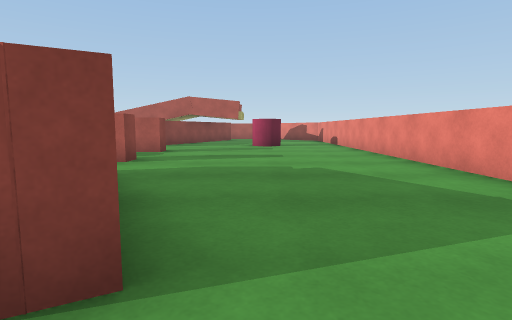
view 1 (above)

24 first-person views from a walk through a scene from a Unity 3-D project. The camera is 0.62 m above the floor, tilts 6° down and sees 80° across. The floor is counted in squares, 1 m on a side. Each view is taken from the middle of a square. On the plan, view 1 faces up. The plan holds only what a view shows up to about 9 squares ahead; the rest is blank. Surface patterns are stand-ins for the level's own textures.

view 2
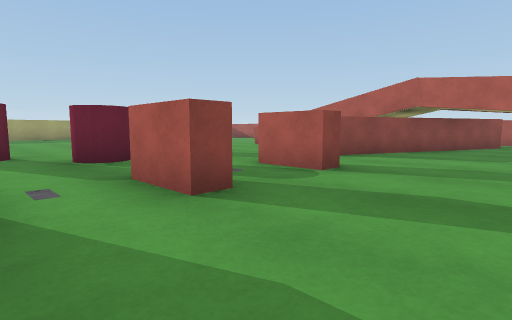

view 3
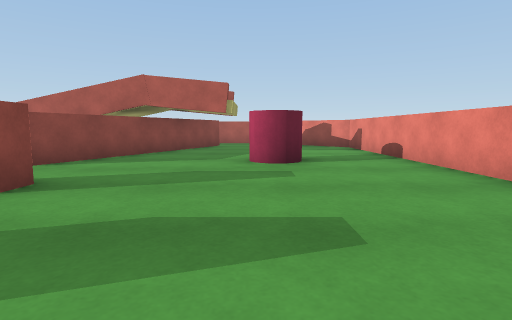

view 4
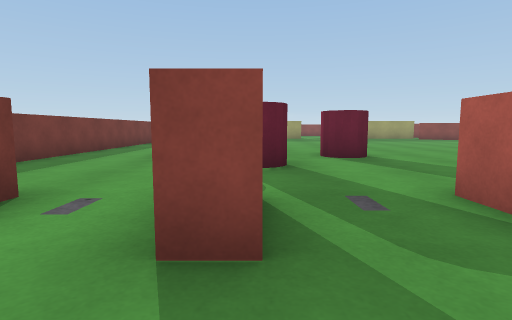

view 5
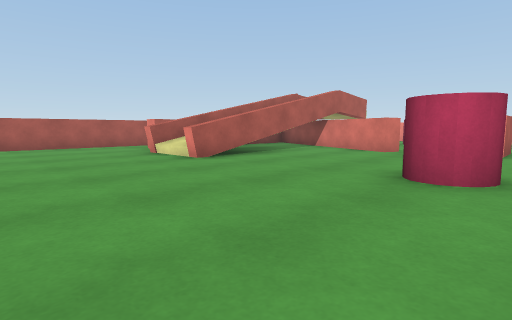

view 6
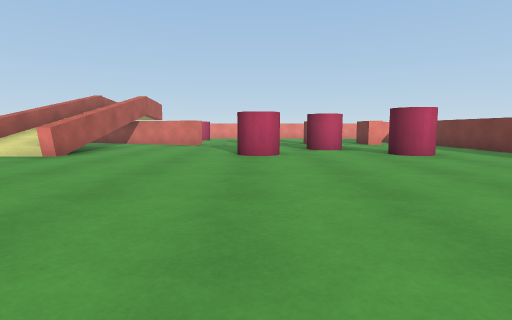

view 7
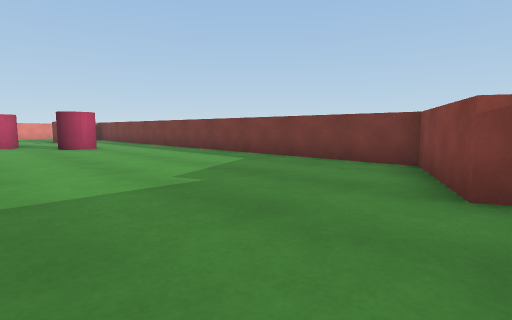

view 8
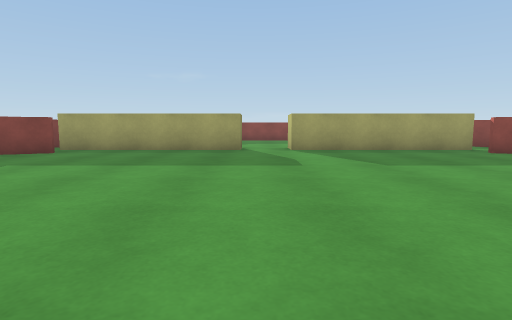

view 9
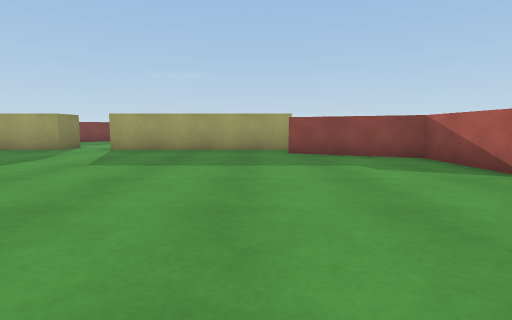

view 10
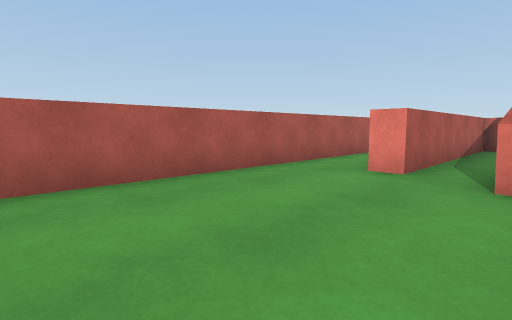

view 11
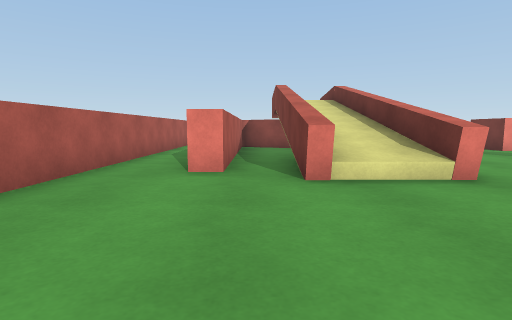

view 12
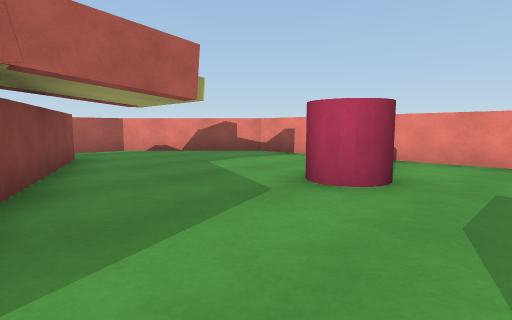

view 13
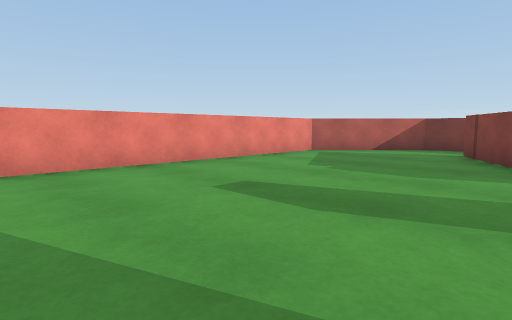

view 14
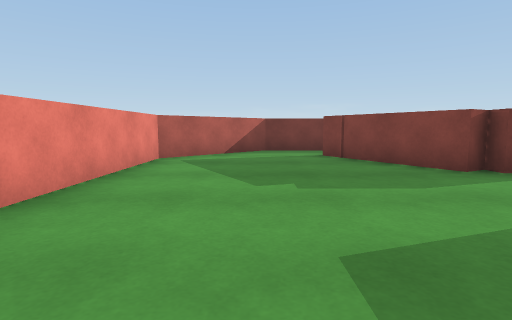

view 15
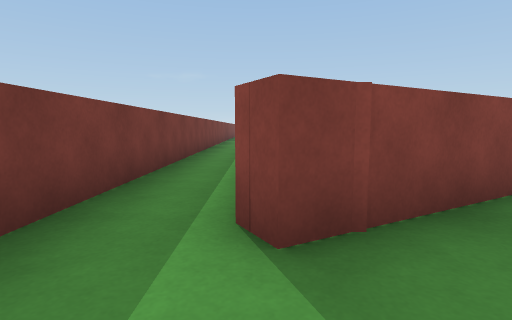

view 16
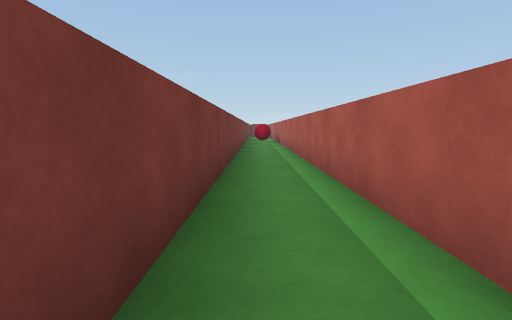

view 17
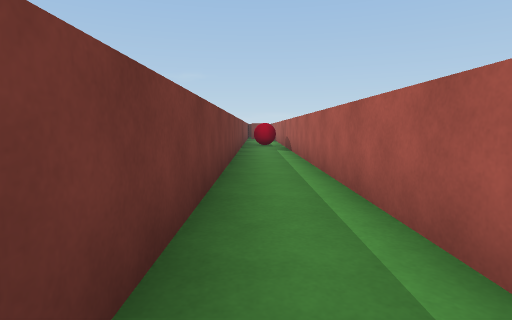

view 18
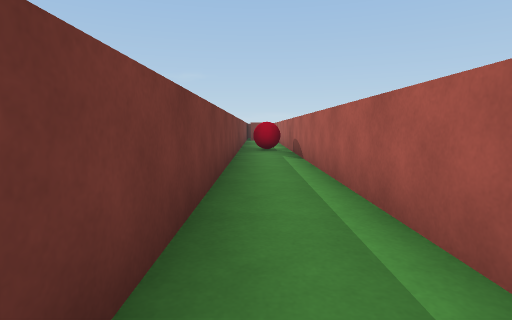

view 19
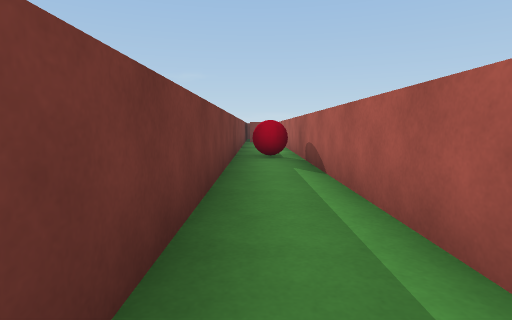

view 20
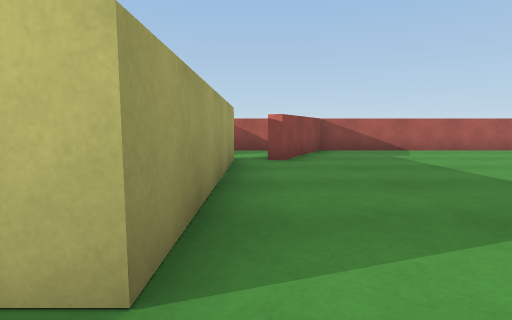

view 21
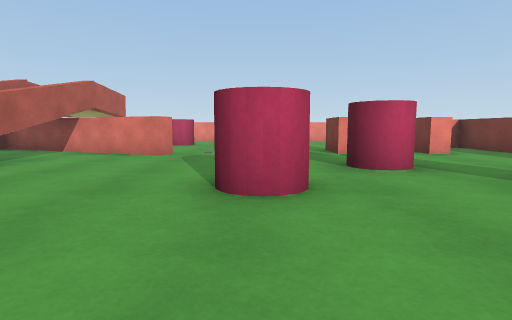

view 22
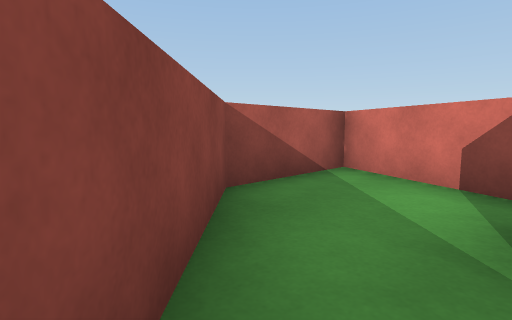

view 23
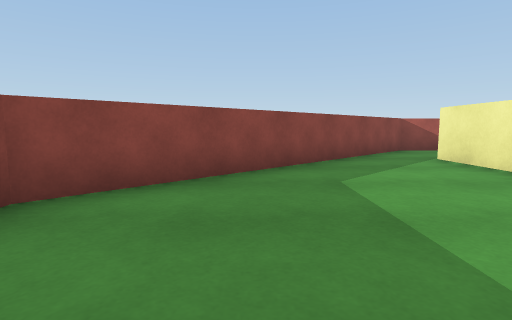

view 24
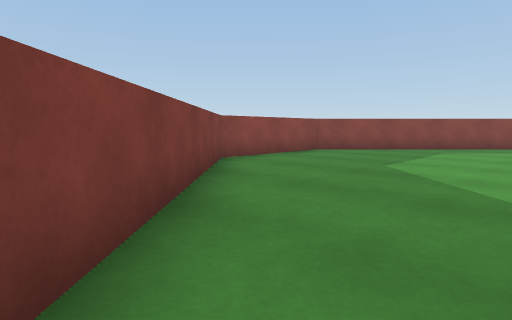

### Floor plan
Ten units are one square. View 1 is at (0, 0); x grows to the right and y downward. Boxes are objects, and circles mark ways between rooms. Rooms are numbered by the first view taken in them; rooms with no view inside come last. Other rooms are left out.
<svg viewBox="-255 -179 290 189">
<path fill="none" stroke="#000" d="M-8 -10 -170 -10M-5 -11 -10 -8M-166 5 7 5M-41 -123 -84 -123 -84 -144 -74 -144M-77 -155 -77 -160M-25 -34 -20 -37 -5 -11M-35 -17 -19 -17M-12 -159 -37 -100 -41 -102 -30 -128M-29 -174 -162 -174 -175 -148 -178 -150M-175 -40 -164 -17 -59 -17M-191 -86 -184 -86 -184 -35M-184 -150 -184 -100 -189 -100M7 5 30 -18 30 -148 3 -174 -9 -174M-194 -131 -194 -150M-206 -158 -250 -114 -250 -80 -210 -40M-74 -144 -44 -144M-30 -128 -20 -155 -77 -155M-176 -153 -166 -174 -190 -174 -206 -158"/>
<rect x="-155" y="-5" width="10" height="10" fill="#bbb"><title>red ball</title></rect>
<rect x="-85" y="-55" width="10" height="20" fill="#bbb"><title>cylinder</title></rect>
<rect x="-85" y="-85" width="10" height="10" fill="#bbb"><title>cylinder</title></rect>
<rect x="-65" y="-65" width="10" height="10" fill="#bbb"><title>cylinder</title></rect>
<rect x="-45" y="-85" width="20" height="10" fill="#bbb"><title>red block</title></rect>
<rect x="-35" y="-45" width="10" height="10" fill="#bbb"><title>red block</title></rect>
<rect x="-35" y="-65" width="10" height="10" fill="#bbb"><title>red block</title></rect>
<rect x="-5" y="-115" width="20" height="10" fill="#bbb"><title>cylinder</title></rect>
<circle cx="0" cy="0" r="3" fill="#2a7"/>
<circle cx="-190" cy="-90" r="3" fill="#2a7"/>
<circle cx="-70" cy="-150" r="3" fill="#2a7"/>
<circle cx="-180" cy="-150" r="3" fill="#2a7"/>
<circle cx="-200" cy="-160" r="3" fill="#2a7"/>
<text x="-80" y="0">1</text>
<text x="-80" y="-90">2</text>
<text x="-220" y="-100">3</text>
<text x="-50" y="-150">4</text>
<text x="-190" y="-160">5</text>
</svg>
Room 1 opens to room 2. Room 2 opens to room 3. Room 2 opens to room 4. Room 2 opens to room 5. Room 3 opens to room 5.

Where each view was taken, in squares from view 1:
view 1: 0 up, 0 right, facing up
view 2: 4 up, 0 right, facing up-left
view 3: 5 up, 0 right, facing up
view 4: 6 up, 1 left, facing left
view 5: 7 up, 12 left, facing up-right
view 6: 8 up, 15 left, facing right
view 7: 7 up, 18 left, facing down-right
view 8: 9 up, 10 left, facing left
view 9: 14 up, 10 left, facing left
view 10: 14 up, 12 left, facing up-right
view 11: 15 up, 12 left, facing right
view 12: 9 up, 3 left, facing up-right
view 13: 9 up, 2 left, facing down-right
view 14: 8 up, 1 right, facing down
view 15: 1 up, 1 right, facing left
view 16: 0 up, 0 right, facing left
view 17: 0 up, 4 left, facing left
view 18: 0 up, 6 left, facing left
view 19: 0 up, 8 left, facing left
view 20: 9 up, 18 left, facing up
view 21: 8 up, 11 left, facing right
view 22: 15 up, 21 left, facing up-right
view 23: 9 up, 23 left, facing up
view 24: 4 up, 20 left, facing up-left
